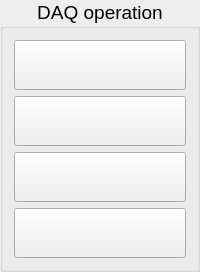
        <widget class="QGroupBox" name="groupBox_4" >
         <property name="font" >
          <font>
           <pointsize>14</pointsize>
          </font>
         </property>
         <property name="title" >
          <string>DAQ operation</string>
         </property>
         <property name="alignment" >
          <set>Qt::AlignHCenter</set>
         </property>
         <layout class="QVBoxLayout" >
          <item>
           <widget class="CAPushButton" name="caPushButton_15" >
            <property name="minimumSize" >
             <size>
              <width>0</width>
              <height>50</height>
             </size>
            </property>
            <property name="font" >
             <font>
              <pointsize>16</pointsize>
             </font>
            </property>
            <property name="buttonType" >
             <enum>CAPushButton::TrueButton</enum>
            </property>
            <property name="pvname" >
             <string>RBA_DAQ_CLEAR</string>
            </property>
            <property name="truelabel" >
             <string>Clear</string>
            </property>
            <property name="falselabel" >
             <string>Clear</string>
            </property>
            <property name="selColor" >
             <color>
              <red>0</red>
              <green>255</green>
              <blue>0</blue>
             </color>
            </property>
            <property name="unselColor" >
             <color>
              <red>200</red>
              <green>200</green>
              <blue>200</blue>
             </color>
            </property>
           </widget>
          </item>
          <item>
           <widget class="CAPushButton" name="caPushButton_9" >
            <property name="minimumSize" >
             <size>
              <width>0</width>
              <height>50</height>
             </size>
            </property>
            <property name="font" >
             <font>
              <pointsize>16</pointsize>
             </font>
            </property>
            <property name="buttonType" >
             <enum>CAPushButton::TrueButton</enum>
            </property>
            <property name="pvname" >
             <string>RBA_DAQ_SHOT</string>
            </property>
            <property name="truelabel" >
             <string>Shot</string>
            </property>
            <property name="falselabel" >
             <string>Shot</string>
            </property>
            <property name="selColor" >
             <color>
              <red>0</red>
              <green>255</green>
              <blue>0</blue>
             </color>
            </property>
            <property name="unselColor" >
             <color>
              <red>200</red>
              <green>200</green>
              <blue>200</blue>
             </color>
            </property>
           </widget>
          </item>
          <item>
           <widget class="CAPushButton" name="caPushButton_10" >
            <property name="minimumSize" >
             <size>
              <width>0</width>
              <height>50</height>
             </size>
            </property>
            <property name="font" >
             <font>
              <pointsize>16</pointsize>
             </font>
            </property>
            <property name="buttonType" >
             <enum>CAPushButton::TrueButton</enum>
            </property>
            <property name="pvname" >
             <string>RBA_DAQ_ABORT</string>
            </property>
            <property name="truelabel" >
             <string>Abort</string>
            </property>
            <property name="falselabel" >
             <string>Abort</string>
            </property>
            <property name="selColor" >
             <color>
              <red>0</red>
              <green>255</green>
              <blue>0</blue>
             </color>
            </property>
            <property name="unselColor" >
             <color>
              <red>200</red>
              <green>200</green>
              <blue>200</blue>
             </color>
            </property>
           </widget>
          </item>
          <item>
           <widget class="CAPushButton" name="caPushButton_14" >
            <property name="minimumSize" >
             <size>
              <width>0</width>
              <height>50</height>
             </size>
            </property>
            <property name="font" >
             <font>
              <pointsize>16</pointsize>
             </font>
            </property>
            <property name="buttonType" >
             <enum>CAPushButton::TrueButton</enum>
            </property>
            <property name="pvname" >
             <string>RBA_DAQ_QUIT</string>
            </property>
            <property name="truelabel" >
             <string>Quit</string>
            </property>
            <property name="falselabel" >
             <string>Quit</string>
            </property>
            <property name="selColor" >
             <color>
              <red>0</red>
              <green>255</green>
              <blue>0</blue>
             </color>
            </property>
            <property name="unselColor" >
             <color>
              <red>200</red>
              <green>200</green>
              <blue>200</blue>
             </color>
            </property>
           </widget>
          </item>
         </layout>
        </widget>
